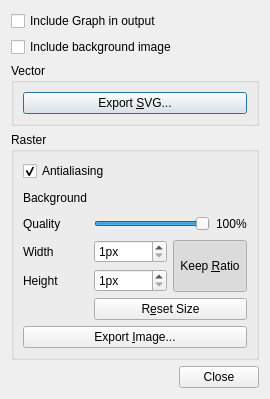
<?xml version="1.0" encoding="UTF-8"?>
<ui version="4.0">
 <class>Export_Image_Dialog</class>
 <widget class="QDialog" name="Export_Image_Dialog">
  <property name="geometry">
   <rect>
    <x>0</x>
    <y>0</y>
    <width>209</width>
    <height>399</height>
   </rect>
  </property>
  <property name="windowTitle">
   <string>Export Image</string>
  </property>
  <property name="windowIcon">
   <iconset theme="document-export">
    <normaloff/>
   </iconset>
  </property>
  <layout class="QVBoxLayout" name="verticalLayout">
   <item>
    <widget class="QCheckBox" name="check_graph">
     <property name="text">
      <string>Include Graph in output</string>
     </property>
    </widget>
   </item>
   <item>
    <widget class="QCheckBox" name="check_bg_image">
     <property name="text">
      <string>Include background image</string>
     </property>
    </widget>
   </item>
   <item>
    <widget class="QGroupBox" name="groupBox">
     <property name="sizePolicy">
      <sizepolicy hsizetype="Preferred" vsizetype="Fixed">
       <horstretch>0</horstretch>
       <verstretch>0</verstretch>
      </sizepolicy>
     </property>
     <property name="title">
      <string>Vector</string>
     </property>
     <layout class="QVBoxLayout" name="verticalLayout_2">
      <item>
       <widget class="QPushButton" name="button_svg">
        <property name="text">
         <string>Export &amp;SVG...</string>
        </property>
        <property name="icon">
         <iconset theme="image-svg+xml">
          <normaloff/>
         </iconset>
        </property>
        <property name="autoDefault">
         <bool>false</bool>
        </property>
        <property name="default">
         <bool>true</bool>
        </property>
       </widget>
      </item>
     </layout>
    </widget>
   </item>
   <item>
    <widget class="QGroupBox" name="groupBox_2">
     <property name="title">
      <string>Raster</string>
     </property>
     <layout class="QGridLayout" name="gridLayout">
      <item row="0" column="0" colspan="3">
       <widget class="QCheckBox" name="check_antialiasing">
        <property name="toolTip">
         <string>Avoid jagged edges</string>
        </property>
        <property name="text">
         <string>Antialiasing</string>
        </property>
        <property name="checked">
         <bool>true</bool>
        </property>
       </widget>
      </item>
      <item row="2" column="0">
       <widget class="QLabel" name="label">
        <property name="sizePolicy">
         <sizepolicy hsizetype="Fixed" vsizetype="Preferred">
          <horstretch>0</horstretch>
          <verstretch>0</verstretch>
         </sizepolicy>
        </property>
        <property name="text">
         <string>Quality</string>
        </property>
       </widget>
      </item>
      <item row="2" column="1" colspan="2">
       <layout class="QHBoxLayout" name="horizontalLayout">
        <item>
         <widget class="QSlider" name="slider_quality">
          <property name="toolTip">
           <string>Depending on the format, lower quality means more compressed files.</string>
          </property>
          <property name="maximum">
           <number>100</number>
          </property>
          <property name="value">
           <number>100</number>
          </property>
          <property name="orientation">
           <enum>Qt::Horizontal</enum>
          </property>
         </widget>
        </item>
        <item>
         <widget class="QLabel" name="label_quality">
          <property name="sizePolicy">
           <sizepolicy hsizetype="Fixed" vsizetype="Preferred">
            <horstretch>0</horstretch>
            <verstretch>0</verstretch>
           </sizepolicy>
          </property>
          <property name="text">
           <string notr="true">100%</string>
          </property>
         </widget>
        </item>
       </layout>
      </item>
      <item row="3" column="0">
       <widget class="QLabel" name="label_3">
        <property name="text">
         <string>Width</string>
        </property>
       </widget>
      </item>
      <item row="3" column="1">
       <widget class="QSpinBox" name="spin_width">
        <property name="suffix">
         <string>px</string>
        </property>
        <property name="minimum">
         <number>1</number>
        </property>
        <property name="maximum">
         <number>65535</number>
        </property>
       </widget>
      </item>
      <item row="4" column="0">
       <widget class="QLabel" name="label_4">
        <property name="text">
         <string>Height</string>
        </property>
       </widget>
      </item>
      <item row="4" column="1">
       <widget class="QSpinBox" name="spin_height">
        <property name="suffix">
         <string>px</string>
        </property>
        <property name="minimum">
         <number>1</number>
        </property>
        <property name="maximum">
         <number>65535</number>
        </property>
       </widget>
      </item>
      <item row="5" column="1" colspan="2">
       <widget class="QPushButton" name="button_reset_size">
        <property name="text">
         <string>R&amp;eset Size</string>
        </property>
       </widget>
      </item>
      <item row="6" column="0" colspan="3">
       <widget class="QPushButton" name="button_image">
        <property name="text">
         <string>Export &amp;Image...</string>
        </property>
        <property name="icon">
         <iconset theme="image-x-generic">
          <normaloff/>
         </iconset>
        </property>
       </widget>
      </item>
      <item row="3" column="2" rowspan="2">
       <widget class="QToolButton" name="button_ratio">
        <property name="sizePolicy">
         <sizepolicy hsizetype="Fixed" vsizetype="Minimum">
          <horstretch>0</horstretch>
          <verstretch>0</verstretch>
         </sizepolicy>
        </property>
        <property name="toolTip">
         <string>Keep Ratio</string>
        </property>
        <property name="text">
         <string>Keep &amp;Ratio</string>
        </property>
        <property name="icon">
         <iconset theme="object-locked">
          <normaloff/>
         </iconset>
        </property>
        <property name="checkable">
         <bool>true</bool>
        </property>
        <property name="checked">
         <bool>true</bool>
        </property>
       </widget>
      </item>
      <item row="1" column="0">
       <widget class="QLabel" name="label_2">
        <property name="text">
         <string>Background</string>
        </property>
       </widget>
      </item>
      <item row="1" column="1" colspan="2">
       <widget class="Color_Selector" name="color_background">
        <property name="color">
         <color alpha="0">
          <red>255</red>
          <green>255</green>
          <blue>255</blue>
         </color>
        </property>
        <property name="alpha_mode" stdset="0">
         <enum>Color_Preview::SplitAlpha</enum>
        </property>
       </widget>
      </item>
     </layout>
    </widget>
   </item>
   <item>
    <widget class="QDialogButtonBox" name="buttonBox">
     <property name="standardButtons">
      <set>QDialogButtonBox::Close</set>
     </property>
    </widget>
   </item>
  </layout>
 </widget>
 <customwidgets>
  <customwidget>
   <class>Color_Preview</class>
   <extends>QWidget</extends>
   <header>color_preview.hpp</header>
  </customwidget>
  <customwidget>
   <class>Color_Selector</class>
   <extends>Color_Preview</extends>
   <header>color_selector.hpp</header>
  </customwidget>
 </customwidgets>
 <resources/>
 <connections>
  <connection>
   <sender>buttonBox</sender>
   <signal>rejected()</signal>
   <receiver>Export_Image_Dialog</receiver>
   <slot>reject()</slot>
   <hints>
    <hint type="sourcelabel">
     <x>88</x>
     <y>341</y>
    </hint>
    <hint type="destinationlabel">
     <x>213</x>
     <y>296</y>
    </hint>
   </hints>
  </connection>
  <connection>
   <sender>button_reset_size</sender>
   <signal>clicked()</signal>
   <receiver>Export_Image_Dialog</receiver>
   <slot>reset_size()</slot>
   <hints>
    <hint type="sourcelabel">
     <x>143</x>
     <y>256</y>
    </hint>
    <hint type="destinationlabel">
     <x>275</x>
     <y>259</y>
    </hint>
   </hints>
  </connection>
 </connections>
 <slots>
  <slot>reset_size()</slot>
 </slots>
</ui>
